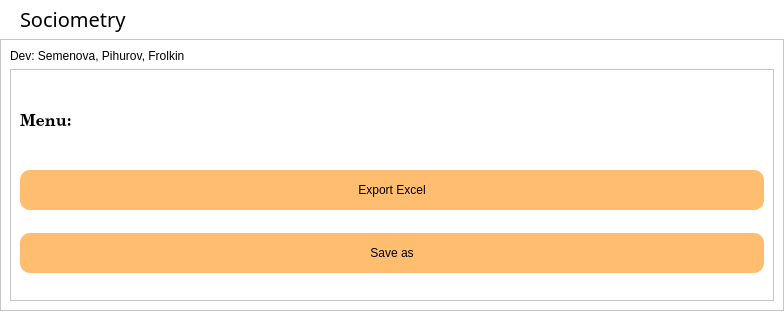
<?xml version="1.0" encoding="UTF-8"?>
<ui version="4.0">
 <class>footerMenu</class>
 <widget class="QMainWindow" name="footerMenu">
  <property name="geometry">
   <rect>
    <x>0</x>
    <y>0</y>
    <width>784</width>
    <height>320</height>
   </rect>
  </property>
  <property name="font">
   <font>
    <family>C059</family>
    <pointsize>19</pointsize>
   </font>
  </property>
  <property name="windowTitle">
   <string>Cryptography</string>
  </property>
  <property name="windowIcon">
   <iconset>
    <normaloff>../icons/label5.png</normaloff>../icons/label5.png</iconset>
  </property>
  <widget class="QWidget" name="footerMenu_central">
   <layout class="QVBoxLayout" name="verticalLayout">
    <property name="spacing">
     <number>0</number>
    </property>
    <property name="leftMargin">
     <number>0</number>
    </property>
    <property name="topMargin">
     <number>0</number>
    </property>
    <property name="rightMargin">
     <number>0</number>
    </property>
    <property name="bottomMargin">
     <number>0</number>
    </property>
    <item>
     <widget class="QFrame" name="footerMenu_content">
      <property name="styleSheet">
       <string notr="true">background-color: rgb(255, 255, 255);</string>
      </property>
      <property name="frameShape">
       <enum>QFrame::NoFrame</enum>
      </property>
      <property name="frameShadow">
       <enum>QFrame::Plain</enum>
      </property>
      <property name="lineWidth">
       <number>0</number>
      </property>
      <layout class="QVBoxLayout" name="verticalLayout_3">
       <property name="leftMargin">
        <number>0</number>
       </property>
       <property name="topMargin">
        <number>0</number>
       </property>
       <property name="rightMargin">
        <number>0</number>
       </property>
       <item>
        <widget class="QFrame" name="footer">
         <property name="sizePolicy">
          <sizepolicy hsizetype="Preferred" vsizetype="Preferred">
           <horstretch>0</horstretch>
           <verstretch>0</verstretch>
          </sizepolicy>
         </property>
         <property name="maximumSize">
          <size>
           <width>16777215</width>
           <height>50</height>
          </size>
         </property>
         <property name="styleSheet">
          <string notr="true"/>
         </property>
         <property name="frameShape">
          <enum>QFrame::NoFrame</enum>
         </property>
         <property name="frameShadow">
          <enum>QFrame::Raised</enum>
         </property>
         <property name="lineWidth">
          <number>0</number>
         </property>
         <layout class="QHBoxLayout" name="horizontalLayout" stretch="50">
          <property name="spacing">
           <number>0</number>
          </property>
          <property name="leftMargin">
           <number>0</number>
          </property>
          <property name="topMargin">
           <number>0</number>
          </property>
          <property name="rightMargin">
           <number>0</number>
          </property>
          <property name="bottomMargin">
           <number>0</number>
          </property>
          <item>
           <widget class="QFrame" name="fName">
            <property name="minimumSize">
             <size>
              <width>0</width>
              <height>0</height>
             </size>
            </property>
            <property name="maximumSize">
             <size>
              <width>16777215</width>
              <height>16777215</height>
             </size>
            </property>
            <property name="frameShape">
             <enum>QFrame::NoFrame</enum>
            </property>
            <property name="frameShadow">
             <enum>QFrame::Raised</enum>
            </property>
            <property name="lineWidth">
             <number>0</number>
            </property>
            <layout class="QHBoxLayout" name="horizontalLayout_7" stretch="70">
             <property name="spacing">
              <number>0</number>
             </property>
             <property name="leftMargin">
              <number>0</number>
             </property>
             <property name="topMargin">
              <number>5</number>
             </property>
             <property name="rightMargin">
              <number>0</number>
             </property>
             <property name="bottomMargin">
              <number>0</number>
             </property>
             <item>
              <widget class="QFrame" name="fText">
               <property name="frameShape">
                <enum>QFrame::NoFrame</enum>
               </property>
               <property name="frameShadow">
                <enum>QFrame::Raised</enum>
               </property>
               <property name="lineWidth">
                <number>0</number>
               </property>
               <layout class="QHBoxLayout" name="horizontalLayout_9">
                <property name="spacing">
                 <number>0</number>
                </property>
                <property name="leftMargin">
                 <number>20</number>
                </property>
                <property name="topMargin">
                 <number>0</number>
                </property>
                <property name="rightMargin">
                 <number>0</number>
                </property>
                <property name="bottomMargin">
                 <number>0</number>
                </property>
                <item>
                 <widget class="QLabel" name="Socimetry">
                  <property name="maximumSize">
                   <size>
                    <width>16777215</width>
                    <height>16777215</height>
                   </size>
                  </property>
                  <property name="font">
                   <font>
                    <family>Noto Sans Lisu</family>
                    <pointsize>15</pointsize>
                    <weight>50</weight>
                    <bold>false</bold>
                   </font>
                  </property>
                  <property name="text">
                   <string>Sociometry</string>
                  </property>
                  <property name="scaledContents">
                   <bool>true</bool>
                  </property>
                  <property name="alignment">
                   <set>Qt::AlignLeading|Qt::AlignLeft|Qt::AlignVCenter</set>
                  </property>
                  <property name="margin">
                   <number>0</number>
                  </property>
                 </widget>
                </item>
               </layout>
              </widget>
             </item>
            </layout>
           </widget>
          </item>
         </layout>
        </widget>
       </item>
       <item>
        <widget class="QFrame" name="MenuBase">
         <property name="styleSheet">
          <string notr="true">QPushButton:hover
{
	background-position: center;
	background-color: rgb(143, 240, 164);
}

QPushButton
{ 
	background-color: rgb(255, 190, 111);
	border-radius: 10px;
}
</string>
         </property>
         <property name="frameShape">
          <enum>QFrame::StyledPanel</enum>
         </property>
         <property name="frameShadow">
          <enum>QFrame::Raised</enum>
         </property>
         <layout class="QVBoxLayout" name="verticalLayout_5">
          <item>
           <widget class="QLabel" name="Developers">
            <property name="text">
             <string>Dev: Semenova, Pihurov, Frolkin</string>
            </property>
           </widget>
          </item>
          <item>
           <widget class="QFrame" name="DescryptorsFrame">
            <property name="layoutDirection">
             <enum>Qt::LeftToRight</enum>
            </property>
            <property name="styleSheet">
             <string notr="true"/>
            </property>
            <property name="frameShape">
             <enum>QFrame::StyledPanel</enum>
            </property>
            <property name="frameShadow">
             <enum>QFrame::Sunken</enum>
            </property>
            <property name="lineWidth">
             <number>1</number>
            </property>
            <property name="midLineWidth">
             <number>0</number>
            </property>
            <layout class="QVBoxLayout" name="verticalLayout_4" stretch="0,30,30">
             <property name="spacing">
              <number>5</number>
             </property>
             <item>
              <widget class="QLabel" name="NameMenu">
               <property name="maximumSize">
                <size>
                 <width>16777215</width>
                 <height>50</height>
                </size>
               </property>
               <property name="font">
                <font>
                 <family>C059</family>
                 <pointsize>12</pointsize>
                 <weight>75</weight>
                 <bold>true</bold>
                </font>
               </property>
               <property name="text">
                <string>Menu:</string>
               </property>
              </widget>
             </item>
             <item>
              <widget class="QPushButton" name="PathForExcel">
               <property name="minimumSize">
                <size>
                 <width>0</width>
                 <height>40</height>
                </size>
               </property>
               <property name="maximumSize">
                <size>
                 <width>16777215</width>
                 <height>16777215</height>
                </size>
               </property>
               <property name="text">
                <string>Export Excel</string>
               </property>
              </widget>
             </item>
             <item>
              <widget class="QPushButton" name="SaveHow">
               <property name="minimumSize">
                <size>
                 <width>0</width>
                 <height>40</height>
                </size>
               </property>
               <property name="maximumSize">
                <size>
                 <width>16777215</width>
                 <height>16777215</height>
                </size>
               </property>
               <property name="text">
                <string>Save as</string>
               </property>
              </widget>
             </item>
            </layout>
           </widget>
          </item>
         </layout>
        </widget>
       </item>
      </layout>
     </widget>
    </item>
   </layout>
  </widget>
 </widget>
 <resources/>
 <connections/>
</ui>
